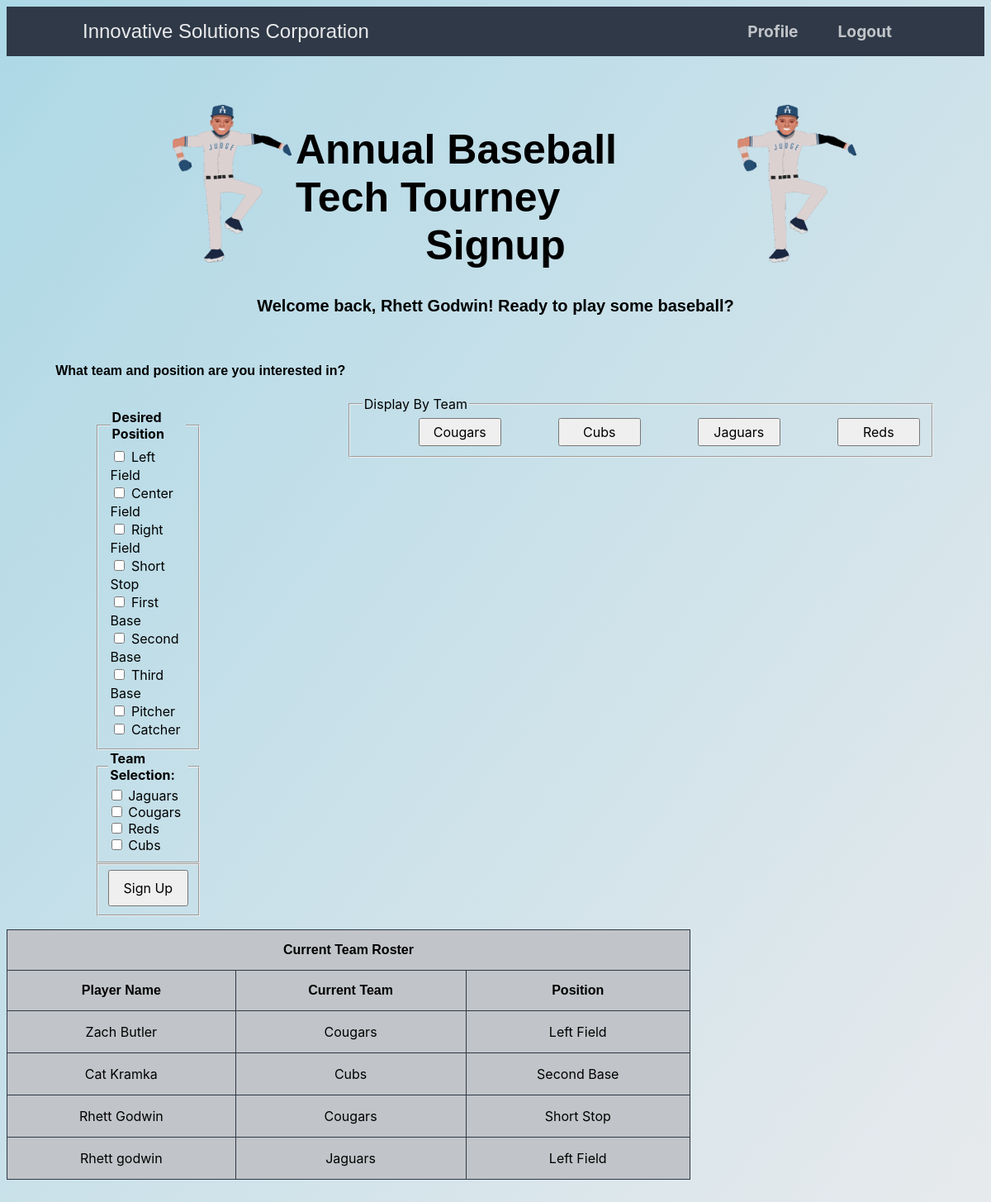
Page /1_code/home.php (signed in) on the committed database.
### tables this page shows
CREATE TABLE IF NOT EXISTS `players` (
  `id` int NOT NULL AUTO_INCREMENT,
  `playername` varchar(255) NOT NULL,
  `team` varchar(255) NOT NULL,
  `position` varchar(100) NOT NULL,
  PRIMARY KEY (`id`)
);

### 1_code/teamsClass.php (the view, shortened to what this page needs)
<?php
class teamsClass {
    public function Get_Players_From_DB() {
        $con = mysqli_connect("localhost", "dataman", "data", "pwdb");
         $result = $con->execute_query('SELECT * FROM players');
        return $result;
        }
        function displayRows($name, $team, $pos)
        {
            ?>
            <tr>
                <td>
                    <?php echo $name; ?>
                </td>
                <td>
                    <?php echo $team; ?>
                </td>
                <td>
                    <?php echo $pos; ?>
                </td>
            </tr>
            <?php
        }
    }
       ?>

### 1_code/home.php (shortened to what this page needs)
<!DOCTYPE html>
<html>
<head>
    <link href="style.css?v=<?php echo time(); ?>" rel="stylesheet" type="text/css">
</head>
<nav class="navtop">
    <div>
        <h1>Innovative Solutions Corporation</h1>
        <a href="profile.php"><i class="fas fa-user-circle"></i>Profile</a>
        <a href="logout.php"><i class="fas fa-sign-out-alt"></i>Logout</a>
    </div>
</nav>
<header>
    <div class="welcome">
        <img src="anim.gif" alt="baseball" class="img1">
        <img src="anim.gif" alt="baseball" class="img2">
        <h1>Annual Baseball Tech Tourney Signup </h1>
        <marquee scrollamount="10" width="60%" direction="right" onclick="stop">
            <h2> Welcome back,
                <?= $_SESSION['name'] ?>! Ready to play some baseball?
            </h2>
        </marquee>
    </div>
</header>
<body>
    <h4 style="text-align: left; padding-left: 5% ;">What team and position are you interested in?</h4>
    <div class=" checkbox" style="align-items: center; width: 35%;padding-left: 5%; flex-wrap: wrap;float: left;">
        <form action="regFormClass.php" method="post">
            <ul>
                <fieldset class="fs2">
                    <legend><b>Desired Position</b></legend>
                    <input type="checkbox" id="ckbox1" name="position" value="Left Field" id="leftfield">
                    <label for="left field">Left Field</label><br>
                    <input type="checkbox" id="ckbox1" name="position" value="Center Field" id="centerfield">
                    <label for="centerfield">Center Field</label><br>
                    <input type="checkbox" id="ckbox1" name="position" value="Right Field" id="rightfield">
                    <label for="rightfield">Right Field</label><br>
                    <input type="checkbox" id="ckbox1" name="position" value="Short Stop" id="shortstop">
                    <label for="shortstop">Short Stop</label><br>
                    <input type="checkbox" id="ckbox1" name="position" value="First Base" id="firstbase">
                    <label for="firstbase">First Base</label><br>
                    <input type="checkbox" id="ckbox1" name="position" value="Second Base" id="secondbase">
                    <label for="secondbase">Second Base</label><br>
                    <input type="checkbox" id="ckbox1" name="position" value="Third Base" id="thirdbase">
                    <label for="thirdbase">Third Base</label><br>
                    <input type="checkbox" id="ckbox1" name="position" value="Pitcher" id="pitcher">
                    <label for="pitcher">Pitcher</label><br>
                    <input type="checkbox" id="ckbox1" name="position" value="Catcher" id="catcher">
                    <label for="catcher">Catcher</label><br>
                </fieldset>
                <fieldset class="fs1">
                    <legend><b>Team Selection:</b></legend>
                    <input type="checkbox" id="ckbox2" name="team" value="Jaguars" id="jaguars">
                    <label for="jaguars">Jaguars</label><br>
                    <input type="checkbox" id="ckbox2" name="team" value="Cougars" id="jaguars">
                    <label for="Cougars">Cougars</label><br>
                    <input type="checkbox" id="ckbox2" name="team" value="Reds" id="reds">
                    <label for="Reds">Reds</label><br>
                    <input type="checkbox" id="ckbox2" name="team" value="Cubs" id="cubs">
                    <label for="cubs">Cubs</label><br>
                </fieldset>
                <fieldset class="submit">
                    <input type="submit" id="submit" value="Sign Up" class="inputbtn">
        </form>
    </div>
    <div class="Data">
        <fieldset class="buttons-fieldset">
            <legend>Display By Team</legend>
            <button onclick="return mypopup('CougarTeam.php')">Cougars
            </button>
            <button onclick="return mypopup('CubsTeam.php')"> Cubs
            </button>
            <button onclick="return mypopup('JaguarsTeam.php')">
                Jaguars
            </button>
            <button onclick="return mypopup('RedsTeam.php')">
                Reds
            </button>
        </fieldset>
    </div>
    <div class=tableContainer>
        <table>
            <thead>
                <tr>
                    <th colspan="3">Current Team Roster</th>
                <tr>
                    <th>Player Name</th>
                    <th>Current Team</th>
                    <th>Position</th>
                </tr>
                </tr>
            </thead>
            <tbody>
                <?php
                include_once('teamsClass.php');
                $sql = new teamsClass();
                $result = $sql->Get_Players_From_DB(); ?>
                <?php
                while ($row = mysqli_fetch_array($result)) {
                    $name = $row['playername'];
                    $team = $row['team'];
                    $position = $row['position'];
                    $sql->displayRows($name, $team, $position);
                }
                ?>
            </tbody>
        </table>
    </div>
</body>
</html>

### 1_code/style.css (style rules this page uses)
* { box-sizing: border-box; font-family: -apple-system, BlinkMacSystemFont, "segoe ui", roboto, oxygen, ubuntu, cantarell, "fira sans", "droid sans", "helvetica neue", Arial, sans-serif; font-size: 16px; }
body { background-image: linear-gradient(to bottom right,lightblue, #eaebed); }
h1 { font-weight: bold; font-family: Arial, Helvetica, sans-serif; font-size:50px; }
body { background-color:lightblue; }
.welcome { justify-content: center; text-align-last: center; padding-top:50px; padding-bottom: 20px;; }
h2 { font-family: Arial, Helvetica, sans-serif; font-size:20px; }
h4 { font-weight: bold; font-family: Arial, Helvetica, sans-serif; }
.navtop { background-color: #2f3947; height: 60px; width: 100%; border: 0; }
.navtop div { display: flex; margin: 0 auto; width: 1000px; height: 100%; }
.navtop div h1, .navtop div a { display: inline-flex; align-items: center; }
.navtop div h1 { flex: 1; font-size: 24px; padding: 0; margin: 0; color: #eaebed; font-weight: normal; }
.navtop div a { padding: 0 20px; text-decoration: none; color: #c1c4c8; font-weight: bold; }
.navtop div a i { padding: 2px 8px 0 0; }
.fs1 { flex:1 auto; }
.fs2 { flex:1 auto; }
ul { list-style-type: none; padding: 0; }
td, th { border: 1px solid #2f3947; height: 15%; text-align: center; }
th { font-family: Arial, Helvetica, sans-serif; }
table { border-collapse: collapse; min-width: 40%; position: sticky; top:0; width:100%; }
.tableContainer { margin-top:20px; height:450px; overflow:auto; width:828px; }
th, td { padding: 15px; }
tr { background-color:#c1c4c8; }
.buttons-fieldset { font-size:larger; display:flex; flex-direction: row; gap: 1px; margin-left:20px; width:40%; }
button { cursor:pointer; width:100px; padding:5px; margin-left:68px; align-items: center; }
.fs1 { margin-left:50px; font-family: Arial, Helvetica, sans-serif; font-family:larger; width: 35%; }
.fs2 { margin-left:50px; font-family: Arial, Helvetica, sans-serif; font-size: larger; width: 35%; }
.submit { margin-left:50px; text-align: center; width:35%; }
.inputbtn { width:100%; padding:10px; }
.img1 { float:left; height:200px; width:200px; margin-left:150px; border-radius:50%; }
.img2 { float:right; height:200px; width:200px; margin-right:150px; border-radius:50%; }
a { font-size:larger; }

### rows in the picture
players: playername "Zach Butler", team "Cougars", position "Left Field"
players: playername "Cat Kramka", team "Cubs", position "Second Base"
players: playername "Rhett Godwin", team "Cougars", position "Short Stop"
players: playername "Rhett godwin", team "Jaguars", position "Left Field"

### other values in the picture
$_SESSION['name'] "Rhett Godwin"
